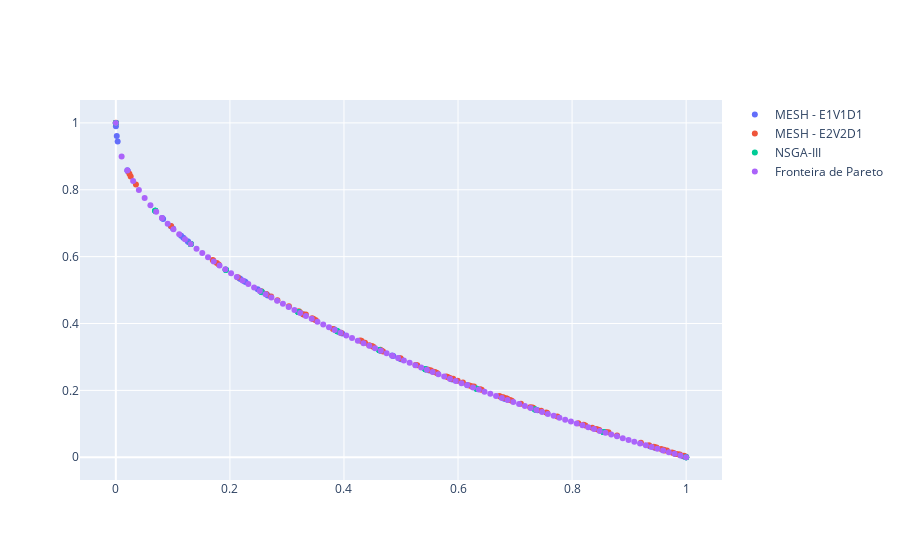

The cell this chart's notebook holds for it:
### Code cell
fig = go.Figure(data=[go.Scatter(x=results_E1V1D1_ZDT1['combined'][1][:,0], 
                                   y=results_E1V1D1_ZDT1['combined'][1][:,1], 
                                   mode='markers', name='MESH - E1V1D1'),
                      go.Scatter(x=results_E2V2D1_ZDT1['combined'][1][:,0], 
                                   y=results_E2V2D1_ZDT1['combined'][1][:,1], 
                                   mode='markers', name='MESH - E2V2D1'),
                     go.Scatter(x=results_NSGA3_ZDT1['combined'][1][:,0], 
                                   y=results_NSGA3_ZDT1['combined'][1][:,1], 
                                   mode='markers', name='NSGA-III'),
                     go.Scatter(x=pareto_front_zdt1[:,0], 
                                   y=pareto_front_zdt1[:,1], 
                                   mode='markers', name='Fronteira de Pareto')])
fig.show()
